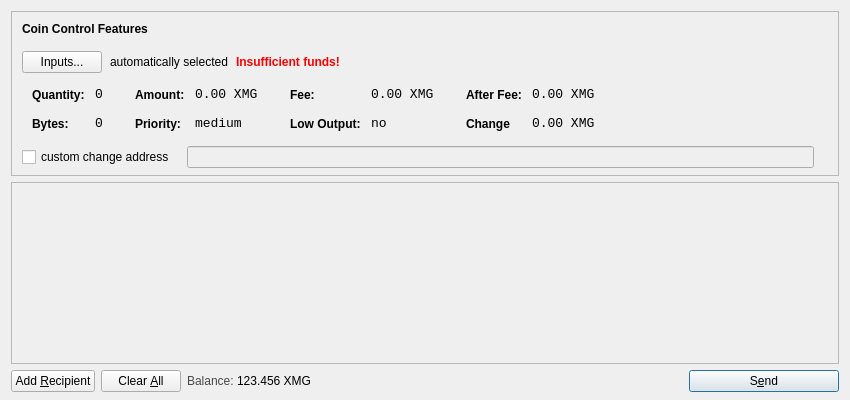
<?xml version="1.0" encoding="UTF-8"?>
<ui version="4.0">
 <class>SendCoinsDialog</class>
 <widget class="QDialog" name="SendCoinsDialog">
  <property name="geometry">
   <rect>
    <x>0</x>
    <y>0</y>
    <width>850</width>
    <height>400</height>
   </rect>
  </property>
  <property name="windowTitle">
   <string>Send Coins</string>
  </property>
  <layout class="QVBoxLayout" name="verticalLayout" stretch="0,1,0">
   <property name="bottomMargin">
    <number>8</number>
   </property>
   <item>
    <widget class="QFrame" name="frameCoinControl">
     <property name="sizePolicy">
      <sizepolicy hsizetype="Expanding" vsizetype="Expanding">
       <horstretch>0</horstretch>
       <verstretch>0</verstretch>
      </sizepolicy>
     </property>
     <property name="maximumSize">
      <size>
       <width>16777215</width>
       <height>16777215</height>
      </size>
     </property>
     <property name="frameShape">
      <enum>QFrame::StyledPanel</enum>
     </property>
     <property name="frameShadow">
      <enum>QFrame::Sunken</enum>
     </property>
     <layout class="QVBoxLayout" name="verticalLayoutCoinControl2">
      <property name="spacing">
       <number>6</number>
      </property>
      <property name="leftMargin">
       <number>0</number>
      </property>
      <property name="topMargin">
       <number>0</number>
      </property>
      <property name="rightMargin">
       <number>0</number>
      </property>
      <property name="bottomMargin">
       <number>6</number>
      </property>
      <item>
       <layout class="QVBoxLayout" name="verticalLayoutCoinControl" stretch="0,0,0,0,1">
        <property name="spacing">
         <number>0</number>
        </property>
        <property name="leftMargin">
         <number>10</number>
        </property>
        <property name="topMargin">
         <number>10</number>
        </property>
        <item>
         <layout class="QHBoxLayout" name="horizontalLayoutCoinControl1">
          <property name="bottomMargin">
           <number>15</number>
          </property>
          <item>
           <widget class="QLabel" name="labelCoinControlFeatures">
            <property name="sizePolicy">
             <sizepolicy hsizetype="Preferred" vsizetype="Maximum">
              <horstretch>0</horstretch>
              <verstretch>0</verstretch>
             </sizepolicy>
            </property>
            <property name="font">
             <font>
              <weight>75</weight>
              <bold>true</bold>
             </font>
            </property>
            <property name="styleSheet">
             <string notr="true">font-weight:bold;</string>
            </property>
            <property name="text">
             <string>Coin Control Features</string>
            </property>
           </widget>
          </item>
         </layout>
        </item>
        <item>
         <layout class="QHBoxLayout" name="horizontalLayoutCoinControl2" stretch="0,0,0,0">
          <property name="spacing">
           <number>8</number>
          </property>
          <property name="bottomMargin">
           <number>10</number>
          </property>
          <item>
           <widget class="QPushButton" name="pushButtonCoinControl">
            <property name="styleSheet">
             <string notr="true"/>
            </property>
            <property name="text">
             <string>Inputs...</string>
            </property>
           </widget>
          </item>
          <item>
           <widget class="QLabel" name="labelCoinControlAutomaticallySelected">
            <property name="text">
             <string>automatically selected</string>
            </property>
            <property name="margin">
             <number>5</number>
            </property>
           </widget>
          </item>
          <item>
           <widget class="QLabel" name="labelCoinControlInsuffFunds">
            <property name="font">
             <font>
              <weight>75</weight>
              <bold>true</bold>
             </font>
            </property>
            <property name="styleSheet">
             <string notr="true">color:red;font-weight:bold;</string>
            </property>
            <property name="text">
             <string>Insufficient funds!</string>
            </property>
            <property name="margin">
             <number>5</number>
            </property>
           </widget>
          </item>
          <item>
           <spacer name="horizontalSpacerCoinControl">
            <property name="orientation">
             <enum>Qt::Horizontal</enum>
            </property>
            <property name="sizeHint" stdset="0">
             <size>
              <width>40</width>
              <height>1</height>
             </size>
            </property>
           </spacer>
          </item>
         </layout>
        </item>
        <item>
         <widget class="QWidget" name="widgetCoinControl" native="true">
          <property name="sizePolicy">
           <sizepolicy hsizetype="Preferred" vsizetype="Preferred">
            <horstretch>0</horstretch>
            <verstretch>0</verstretch>
           </sizepolicy>
          </property>
          <property name="minimumSize">
           <size>
            <width>0</width>
            <height>0</height>
           </size>
          </property>
          <property name="styleSheet">
           <string notr="true"/>
          </property>
          <layout class="QHBoxLayout" name="horizontalLayoutCoinControl5">
           <property name="leftMargin">
            <number>0</number>
           </property>
           <property name="topMargin">
            <number>0</number>
           </property>
           <property name="rightMargin">
            <number>0</number>
           </property>
           <property name="bottomMargin">
            <number>0</number>
           </property>
           <item>
            <layout class="QHBoxLayout" name="horizontalLayoutCoinControl3" stretch="0,0,0,1">
             <property name="spacing">
              <number>20</number>
             </property>
             <property name="topMargin">
              <number>0</number>
             </property>
             <property name="bottomMargin">
              <number>10</number>
             </property>
             <item>
              <layout class="QFormLayout" name="formLayoutCoinControl1">
               <property name="horizontalSpacing">
                <number>10</number>
               </property>
               <property name="verticalSpacing">
                <number>14</number>
               </property>
               <property name="leftMargin">
                <number>10</number>
               </property>
               <property name="topMargin">
                <number>4</number>
               </property>
               <property name="rightMargin">
                <number>6</number>
               </property>
               <item row="0" column="0">
                <widget class="QLabel" name="labelCoinControlQuantityText">
                 <property name="styleSheet">
                  <string notr="true">font-weight:bold;</string>
                 </property>
                 <property name="text">
                  <string>Quantity:</string>
                 </property>
                 <property name="margin">
                  <number>0</number>
                 </property>
                </widget>
               </item>
               <item row="0" column="1">
                <widget class="QLabel" name="labelCoinControlQuantity">
                 <property name="font">
                  <font>
                   <family>Monospace</family>
                   <pointsize>10</pointsize>
                  </font>
                 </property>
                 <property name="cursor">
                  <cursorShape>IBeamCursor</cursorShape>
                 </property>
                 <property name="contextMenuPolicy">
                  <enum>Qt::ActionsContextMenu</enum>
                 </property>
                 <property name="text">
                  <string>0</string>
                 </property>
                 <property name="margin">
                  <number>0</number>
                 </property>
                 <property name="textInteractionFlags">
                  <set>Qt::LinksAccessibleByMouse|Qt::TextSelectableByKeyboard|Qt::TextSelectableByMouse</set>
                 </property>
                </widget>
               </item>
               <item row="1" column="0">
                <widget class="QLabel" name="labelCoinControlBytesText">
                 <property name="styleSheet">
                  <string notr="true">font-weight:bold;</string>
                 </property>
                 <property name="text">
                  <string>Bytes:</string>
                 </property>
                </widget>
               </item>
               <item row="1" column="1">
                <widget class="QLabel" name="labelCoinControlBytes">
                 <property name="font">
                  <font>
                   <family>Monospace</family>
                   <pointsize>10</pointsize>
                  </font>
                 </property>
                 <property name="cursor">
                  <cursorShape>IBeamCursor</cursorShape>
                 </property>
                 <property name="contextMenuPolicy">
                  <enum>Qt::ActionsContextMenu</enum>
                 </property>
                 <property name="text">
                  <string>0</string>
                 </property>
                 <property name="textInteractionFlags">
                  <set>Qt::LinksAccessibleByMouse|Qt::TextSelectableByKeyboard|Qt::TextSelectableByMouse</set>
                 </property>
                </widget>
               </item>
              </layout>
             </item>
             <item>
              <layout class="QFormLayout" name="formLayoutCoinControl2">
               <property name="horizontalSpacing">
                <number>10</number>
               </property>
               <property name="verticalSpacing">
                <number>14</number>
               </property>
               <property name="leftMargin">
                <number>6</number>
               </property>
               <property name="topMargin">
                <number>4</number>
               </property>
               <property name="rightMargin">
                <number>6</number>
               </property>
               <item row="0" column="0">
                <widget class="QLabel" name="labelCoinControlAmountText">
                 <property name="styleSheet">
                  <string notr="true">font-weight:bold;</string>
                 </property>
                 <property name="text">
                  <string>Amount:</string>
                 </property>
                 <property name="margin">
                  <number>0</number>
                 </property>
                </widget>
               </item>
               <item row="0" column="1">
                <widget class="QLabel" name="labelCoinControlAmount">
                 <property name="font">
                  <font>
                   <family>Monospace</family>
                   <pointsize>10</pointsize>
                  </font>
                 </property>
                 <property name="cursor">
                  <cursorShape>IBeamCursor</cursorShape>
                 </property>
                 <property name="contextMenuPolicy">
                  <enum>Qt::ActionsContextMenu</enum>
                 </property>
                 <property name="text">
                  <string>0.00 XMG</string>
                 </property>
                 <property name="textInteractionFlags">
                  <set>Qt::LinksAccessibleByMouse|Qt::TextSelectableByKeyboard|Qt::TextSelectableByMouse</set>
                 </property>
                </widget>
               </item>
               <item row="1" column="0">
                <widget class="QLabel" name="labelCoinControlPriorityText">
                 <property name="styleSheet">
                  <string notr="true">font-weight:bold;</string>
                 </property>
                 <property name="text">
                  <string>Priority:</string>
                 </property>
                </widget>
               </item>
               <item row="1" column="1">
                <widget class="QLabel" name="labelCoinControlPriority">
                 <property name="font">
                  <font>
                   <family>Monospace</family>
                   <pointsize>10</pointsize>
                  </font>
                 </property>
                 <property name="cursor">
                  <cursorShape>IBeamCursor</cursorShape>
                 </property>
                 <property name="contextMenuPolicy">
                  <enum>Qt::ActionsContextMenu</enum>
                 </property>
                 <property name="text">
                  <string>medium</string>
                 </property>
                 <property name="textInteractionFlags">
                  <set>Qt::LinksAccessibleByMouse|Qt::TextSelectableByKeyboard|Qt::TextSelectableByMouse</set>
                 </property>
                </widget>
               </item>
              </layout>
             </item>
             <item>
              <layout class="QFormLayout" name="formLayoutCoinControl3">
               <property name="horizontalSpacing">
                <number>10</number>
               </property>
               <property name="verticalSpacing">
                <number>14</number>
               </property>
               <property name="leftMargin">
                <number>6</number>
               </property>
               <property name="topMargin">
                <number>4</number>
               </property>
               <property name="rightMargin">
                <number>6</number>
               </property>
               <item row="0" column="0">
                <widget class="QLabel" name="labelCoinControlFeeText">
                 <property name="styleSheet">
                  <string notr="true">font-weight:bold;</string>
                 </property>
                 <property name="text">
                  <string>Fee:</string>
                 </property>
                 <property name="margin">
                  <number>0</number>
                 </property>
                </widget>
               </item>
               <item row="0" column="1">
                <widget class="QLabel" name="labelCoinControlFee">
                 <property name="font">
                  <font>
                   <family>Monospace</family>
                   <pointsize>10</pointsize>
                  </font>
                 </property>
                 <property name="cursor">
                  <cursorShape>IBeamCursor</cursorShape>
                 </property>
                 <property name="contextMenuPolicy">
                  <enum>Qt::ActionsContextMenu</enum>
                 </property>
                 <property name="text">
                  <string>0.00 XMG</string>
                 </property>
                 <property name="textInteractionFlags">
                  <set>Qt::LinksAccessibleByMouse|Qt::TextSelectableByKeyboard|Qt::TextSelectableByMouse</set>
                 </property>
                </widget>
               </item>
               <item row="1" column="0">
                <widget class="QLabel" name="labelCoinControlLowOutputText">
                 <property name="styleSheet">
                  <string notr="true">font-weight:bold;</string>
                 </property>
                 <property name="text">
                  <string>Low Output:</string>
                 </property>
                </widget>
               </item>
               <item row="1" column="1">
                <widget class="QLabel" name="labelCoinControlLowOutput">
                 <property name="font">
                  <font>
                   <family>Monospace</family>
                   <pointsize>10</pointsize>
                  </font>
                 </property>
                 <property name="cursor">
                  <cursorShape>IBeamCursor</cursorShape>
                 </property>
                 <property name="contextMenuPolicy">
                  <enum>Qt::ActionsContextMenu</enum>
                 </property>
                 <property name="text">
                  <string>no</string>
                 </property>
                 <property name="textInteractionFlags">
                  <set>Qt::LinksAccessibleByMouse|Qt::TextSelectableByKeyboard|Qt::TextSelectableByMouse</set>
                 </property>
                </widget>
               </item>
              </layout>
             </item>
             <item>
              <layout class="QFormLayout" name="formLayoutCoinControl4">
               <property name="horizontalSpacing">
                <number>10</number>
               </property>
               <property name="verticalSpacing">
                <number>14</number>
               </property>
               <property name="leftMargin">
                <number>6</number>
               </property>
               <property name="topMargin">
                <number>4</number>
               </property>
               <property name="rightMargin">
                <number>6</number>
               </property>
               <item row="0" column="0">
                <widget class="QLabel" name="labelCoinControlAfterFeeText">
                 <property name="styleSheet">
                  <string notr="true">font-weight:bold;</string>
                 </property>
                 <property name="text">
                  <string>After Fee:</string>
                 </property>
                 <property name="margin">
                  <number>0</number>
                 </property>
                </widget>
               </item>
               <item row="0" column="1">
                <widget class="QLabel" name="labelCoinControlAfterFee">
                 <property name="font">
                  <font>
                   <family>Monospace</family>
                   <pointsize>10</pointsize>
                  </font>
                 </property>
                 <property name="cursor">
                  <cursorShape>IBeamCursor</cursorShape>
                 </property>
                 <property name="contextMenuPolicy">
                  <enum>Qt::ActionsContextMenu</enum>
                 </property>
                 <property name="text">
                  <string>0.00 XMG</string>
                 </property>
                 <property name="textInteractionFlags">
                  <set>Qt::LinksAccessibleByMouse|Qt::TextSelectableByKeyboard|Qt::TextSelectableByMouse</set>
                 </property>
                </widget>
               </item>
               <item row="1" column="0">
                <widget class="QLabel" name="labelCoinControlChangeText">
                 <property name="styleSheet">
                  <string notr="true">font-weight:bold;</string>
                 </property>
                 <property name="text">
                  <string>Change</string>
                 </property>
                </widget>
               </item>
               <item row="1" column="1">
                <widget class="QLabel" name="labelCoinControlChange">
                 <property name="font">
                  <font>
                   <family>Monospace</family>
                   <pointsize>10</pointsize>
                  </font>
                 </property>
                 <property name="cursor">
                  <cursorShape>IBeamCursor</cursorShape>
                 </property>
                 <property name="contextMenuPolicy">
                  <enum>Qt::ActionsContextMenu</enum>
                 </property>
                 <property name="text">
                  <string>0.00 XMG</string>
                 </property>
                 <property name="textInteractionFlags">
                  <set>Qt::LinksAccessibleByMouse|Qt::TextSelectableByKeyboard|Qt::TextSelectableByMouse</set>
                 </property>
                </widget>
               </item>
              </layout>
             </item>
            </layout>
           </item>
          </layout>
         </widget>
        </item>
        <item>
         <layout class="QHBoxLayout" name="horizontalLayoutCoinControl4" stretch="0,0,0">
          <property name="spacing">
           <number>12</number>
          </property>
          <property name="sizeConstraint">
           <enum>QLayout::SetDefaultConstraint</enum>
          </property>
          <property name="topMargin">
           <number>5</number>
          </property>
          <property name="rightMargin">
           <number>5</number>
          </property>
          <item>
           <widget class="QCheckBox" name="checkBoxCoinControlChange">
            <property name="text">
             <string>custom change address</string>
            </property>
           </widget>
          </item>
          <item>
           <widget class="QLineEdit" name="lineEditCoinControlChange">
            <property name="enabled">
             <bool>false</bool>
            </property>
            <property name="sizePolicy">
             <sizepolicy hsizetype="Expanding" vsizetype="Fixed">
              <horstretch>0</horstretch>
              <verstretch>0</verstretch>
             </sizepolicy>
            </property>
           </widget>
          </item>
          <item>
           <widget class="QLabel" name="labelCoinControlChangeLabel">
            <property name="sizePolicy">
             <sizepolicy hsizetype="Preferred" vsizetype="Expanding">
              <horstretch>0</horstretch>
              <verstretch>0</verstretch>
             </sizepolicy>
            </property>
            <property name="minimumSize">
             <size>
              <width>0</width>
              <height>0</height>
             </size>
            </property>
            <property name="text">
             <string/>
            </property>
            <property name="margin">
             <number>3</number>
            </property>
           </widget>
          </item>
         </layout>
        </item>
        <item>
         <spacer name="verticalSpacerCoinControl">
          <property name="orientation">
           <enum>Qt::Vertical</enum>
          </property>
          <property name="sizeHint" stdset="0">
           <size>
            <width>800</width>
            <height>1</height>
           </size>
          </property>
         </spacer>
        </item>
       </layout>
      </item>
     </layout>
    </widget>
   </item>
   <item>
    <widget class="QScrollArea" name="scrollArea">
     <property name="widgetResizable">
      <bool>true</bool>
     </property>
     <widget class="QWidget" name="scrollAreaWidgetContents">
      <property name="geometry">
       <rect>
        <x>0</x>
        <y>0</y>
        <width>830</width>
        <height>160</height>
       </rect>
      </property>
      <layout class="QVBoxLayout" name="verticalLayout_2">
       <property name="leftMargin">
        <number>0</number>
       </property>
       <property name="topMargin">
        <number>0</number>
       </property>
       <property name="rightMargin">
        <number>0</number>
       </property>
       <property name="bottomMargin">
        <number>0</number>
       </property>
       <item>
        <layout class="QVBoxLayout" name="entries">
         <property name="spacing">
          <number>6</number>
         </property>
        </layout>
       </item>
       <item>
        <spacer name="verticalSpacer">
         <property name="orientation">
          <enum>Qt::Vertical</enum>
         </property>
         <property name="sizeHint" stdset="0">
          <size>
           <width>20</width>
           <height>40</height>
          </size>
         </property>
        </spacer>
       </item>
      </layout>
     </widget>
    </widget>
   </item>
   <item>
    <layout class="QHBoxLayout" name="horizontalLayout">
     <item>
      <widget class="QPushButton" name="addButton">
       <property name="toolTip">
        <string>Send to multiple recipients at once</string>
       </property>
       <property name="text">
        <string>Add &amp;Recipient</string>
       </property>
       <property name="icon">
        <iconset resource="../magi.qrc">
         <normaloff>:/icons/add</normaloff>:/icons/add</iconset>
       </property>
       <property name="autoDefault">
        <bool>false</bool>
       </property>
      </widget>
     </item>
     <item>
      <widget class="QPushButton" name="clearButton">
       <property name="sizePolicy">
        <sizepolicy hsizetype="Minimum" vsizetype="Fixed">
         <horstretch>0</horstretch>
         <verstretch>0</verstretch>
        </sizepolicy>
       </property>
       <property name="toolTip">
        <string>Remove all transaction fields</string>
       </property>
       <property name="text">
        <string>Clear &amp;All</string>
       </property>
       <property name="icon">
        <iconset resource="../magi.qrc">
         <normaloff>:/icons/remove</normaloff>:/icons/remove</iconset>
       </property>
       <property name="autoRepeatDelay">
        <number>300</number>
       </property>
       <property name="autoDefault">
        <bool>false</bool>
       </property>
      </widget>
     </item>
     <item>
      <layout class="QHBoxLayout" name="horizontalLayout_2">
       <property name="spacing">
        <number>3</number>
       </property>
       <item>
        <widget class="QLabel" name="label">
         <property name="sizePolicy">
          <sizepolicy hsizetype="Preferred" vsizetype="Fixed">
           <horstretch>0</horstretch>
           <verstretch>0</verstretch>
          </sizepolicy>
         </property>
         <property name="styleSheet">
          <string notr="true">#label { color: #464747; }</string>
         </property>
         <property name="text">
          <string>Balance:</string>
         </property>
        </widget>
       </item>
       <item>
        <widget class="QLabel" name="labelBalance">
         <property name="sizePolicy">
          <sizepolicy hsizetype="Preferred" vsizetype="Fixed">
           <horstretch>0</horstretch>
           <verstretch>0</verstretch>
          </sizepolicy>
         </property>
         <property name="cursor">
          <cursorShape>IBeamCursor</cursorShape>
         </property>
         <property name="styleSheet">
          <string notr="true">#label { color: #464747; }</string>
         </property>
         <property name="text">
          <string>123.456 XMG</string>
         </property>
         <property name="textInteractionFlags">
          <set>Qt::LinksAccessibleByMouse|Qt::TextSelectableByKeyboard|Qt::TextSelectableByMouse</set>
         </property>
        </widget>
       </item>
      </layout>
     </item>
     <item>
      <spacer name="horizontalSpacer">
       <property name="orientation">
        <enum>Qt::Horizontal</enum>
       </property>
       <property name="sizeHint" stdset="0">
        <size>
         <width>40</width>
         <height>20</height>
        </size>
       </property>
      </spacer>
     </item>
     <item>
      <widget class="QPushButton" name="sendButton">
       <property name="minimumSize">
        <size>
         <width>150</width>
         <height>0</height>
        </size>
       </property>
       <property name="toolTip">
        <string>Confirm the send action</string>
       </property>
       <property name="text">
        <string>S&amp;end</string>
       </property>
       <property name="icon">
        <iconset resource="../magi.qrc">
         <normaloff>:/icons/send</normaloff>:/icons/send</iconset>
       </property>
       <property name="default">
        <bool>true</bool>
       </property>
      </widget>
     </item>
    </layout>
   </item>
  </layout>
 </widget>
 <resources>
  <include location="../magi.qrc"/>
 </resources>
 <connections/>
</ui>
